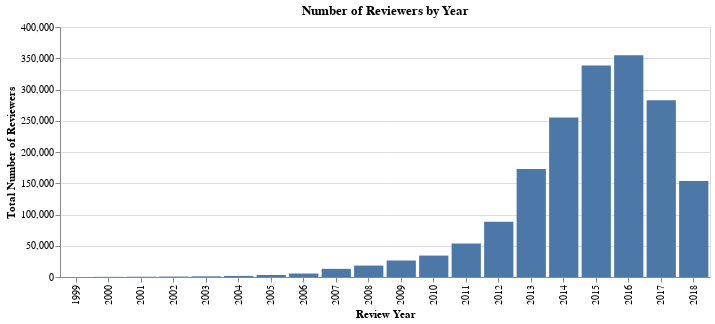

The notebook cell saved with this chart:
### Markdown cell above
Number of reviewers per year

### Code cell
num_reviews = df_agg.select('year', 'num_customers').toPandas().set_index('year')
num_reviews = num_reviews.reset_index()

alt.Chart(num_reviews, title = 'Number of Reviewers by Year').mark_bar().encode(
    alt.X('year:O', title = 'Review Year'),
    alt.Y('num_customers:Q', title = 'Total Number of Reviewers')
).properties(
    height = 250,
    width = 650
)

### Figure 1 — Vega-Lite specification as saved in the notebook (floating-point values rounded to 4 significant figures)
{"config": {"view": {"continuousWidth": 300, "continuousHeight": 300}}, "data": {"name": "data-2fa764578f868d6eba9047dc4b87e794"}, "mark": {"type": "bar"}, "encoding": {"x": {"field": "year", "title": "Review Year", "type": "ordinal"}, "y": {"field": "num_customers", "title": "Total Number of Reviewers", "type": "quantitative"}}, "height": 250, "title": "Number of Reviewers by Year", "width": 650, "$schema": "https://vega.github.io/schema/vega-lite/v5.8.0.json", "datasets": {"data-2fa764578f868d6eba9047dc4b87e794": [{"year": 1999, "num_customers": 32}, {"year": 2000, "num_customers": 238}, {"year": 2001, "num_customers": 438}, {"year": 2002, "num_customers": 688}, {"year": 2003, "num_customers": 1075}, {"year": 2004, "num_customers": 1711}, {"year": 2005, "num_customers": 3198}, {"year": 2006, "num_customers": 5535}, {"year": 2007, "num_customers": 13063}, {"year": 2008, "num_customers": 18284}, {"year": 2009, "num_customers": 26366}, {"year": 2010, "num_customers": 34281}, {"year": 2011, "num_customers": 53566}, {"year": 2012, "num_customers": 88487}, {"year": 2013, "num_customers": 172612}, {"year": 2014, "num_customers": 255130}, {"year": 2015, "num_customers": 338437}, {"year": 2016, "num_customers": 354916}, {"year": 2017, "num_customers": 282718}, {"year": 2018, "num_customers": 153511}]}}
